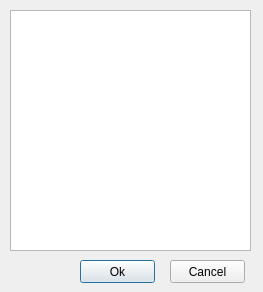
<?xml version="1.0" encoding="UTF-8"?>
<ui version="4.0">
 <class>Dialog</class>
 <widget class="QDialog" name="Dialog">
  <property name="geometry">
   <rect>
    <x>0</x>
    <y>0</y>
    <width>263</width>
    <height>292</height>
   </rect>
  </property>
  <property name="windowTitle">
   <string>Chat</string>
  </property>
  <widget class="QPushButton" name="pushOk">
   <property name="geometry">
    <rect>
     <x>80</x>
     <y>260</y>
     <width>75</width>
     <height>23</height>
    </rect>
   </property>
   <property name="text">
    <string>Ok</string>
   </property>
  </widget>
  <widget class="QPushButton" name="pushCancel">
   <property name="geometry">
    <rect>
     <x>170</x>
     <y>260</y>
     <width>75</width>
     <height>23</height>
    </rect>
   </property>
   <property name="text">
    <string>Cancel</string>
   </property>
  </widget>
  <widget class="QListView" name="listView">
   <property name="geometry">
    <rect>
     <x>10</x>
     <y>10</y>
     <width>241</width>
     <height>241</height>
    </rect>
   </property>
  </widget>
 </widget>
 <resources/>
 <connections/>
</ui>
